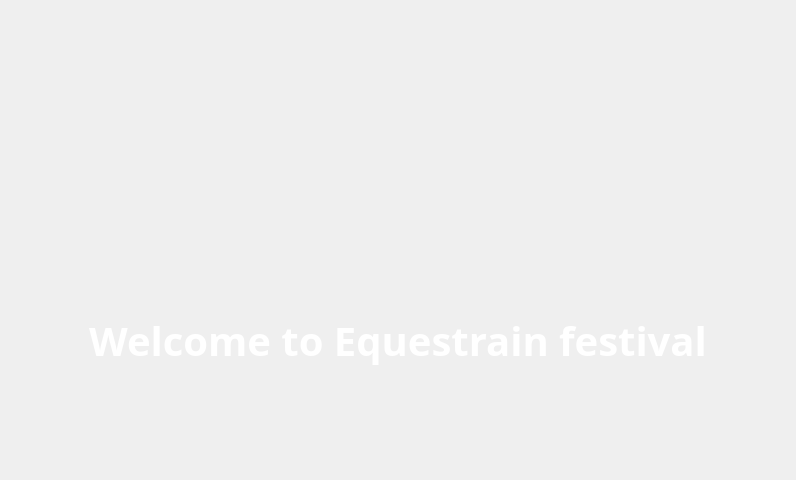
<?xml version="1.0" encoding="UTF-8"?>
<ui version="4.0">
 <class>Form</class>
 <widget class="QWidget" name="Form">
  <property name="geometry">
   <rect>
    <x>0</x>
    <y>0</y>
    <width>796</width>
    <height>480</height>
   </rect>
  </property>
  <property name="sizePolicy">
   <sizepolicy hsizetype="Expanding" vsizetype="Expanding">
    <horstretch>0</horstretch>
    <verstretch>0</verstretch>
   </sizepolicy>
  </property>
  <property name="palette">
   <palette>
    <active>
     <colorrole role="WindowText">
      <brush brushstyle="SolidPattern">
       <color alpha="255">
        <red>255</red>
        <green>255</green>
        <blue>0</blue>
       </color>
      </brush>
     </colorrole>
    </active>
    <inactive>
     <colorrole role="WindowText">
      <brush brushstyle="SolidPattern">
       <color alpha="255">
        <red>255</red>
        <green>255</green>
        <blue>0</blue>
       </color>
      </brush>
     </colorrole>
    </inactive>
    <disabled>
     <colorrole role="WindowText">
      <brush brushstyle="SolidPattern">
       <color alpha="255">
        <red>120</red>
        <green>120</green>
        <blue>120</blue>
       </color>
      </brush>
     </colorrole>
    </disabled>
   </palette>
  </property>
  <property name="font">
   <font>
    <family>微软雅黑</family>
    <pointsize>24</pointsize>
    <weight>75</weight>
    <bold>true</bold>
   </font>
  </property>
  <property name="cursor">
   <cursorShape>CrossCursor</cursorShape>
  </property>
  <property name="windowTitle">
   <string>Form</string>
  </property>
  <property name="autoFillBackground">
   <bool>true</bool>
  </property>
  <layout class="QVBoxLayout" name="verticalLayout">
   <property name="spacing">
    <number>0</number>
   </property>
   <property name="leftMargin">
    <number>0</number>
   </property>
   <property name="topMargin">
    <number>0</number>
   </property>
   <property name="rightMargin">
    <number>0</number>
   </property>
   <property name="bottomMargin">
    <number>0</number>
   </property>
   <item>
    <spacer name="verticalSpacer_2">
     <property name="orientation">
      <enum>Qt::Vertical</enum>
     </property>
     <property name="sizeType">
      <enum>QSizePolicy::Preferred</enum>
     </property>
     <property name="sizeHint" stdset="0">
      <size>
       <width>20</width>
       <height>40</height>
      </size>
     </property>
    </spacer>
   </item>
   <item>
    <widget class="QLabel" name="lbl_title">
     <property name="palette">
      <palette>
       <active>
        <colorrole role="WindowText">
         <brush brushstyle="SolidPattern">
          <color alpha="255">
           <red>255</red>
           <green>255</green>
           <blue>255</blue>
          </color>
         </brush>
        </colorrole>
       </active>
       <inactive>
        <colorrole role="WindowText">
         <brush brushstyle="SolidPattern">
          <color alpha="255">
           <red>255</red>
           <green>255</green>
           <blue>255</blue>
          </color>
         </brush>
        </colorrole>
       </inactive>
       <disabled>
        <colorrole role="WindowText">
         <brush brushstyle="SolidPattern">
          <color alpha="255">
           <red>120</red>
           <green>120</green>
           <blue>120</blue>
          </color>
         </brush>
        </colorrole>
       </disabled>
      </palette>
     </property>
     <property name="font">
      <font>
       <pointsize>38</pointsize>
      </font>
     </property>
     <property name="text">
      <string/>
     </property>
     <property name="pixmap">
      <pixmap>../../database/吉吉/SCB/app/images/zxs.png</pixmap>
     </property>
     <property name="alignment">
      <set>Qt::AlignCenter</set>
     </property>
    </widget>
   </item>
   <item>
    <widget class="QLabel" name="lbl_content">
     <property name="palette">
      <palette>
       <active>
        <colorrole role="WindowText">
         <brush brushstyle="SolidPattern">
          <color alpha="255">
           <red>255</red>
           <green>255</green>
           <blue>255</blue>
          </color>
         </brush>
        </colorrole>
       </active>
       <inactive>
        <colorrole role="WindowText">
         <brush brushstyle="SolidPattern">
          <color alpha="255">
           <red>255</red>
           <green>255</green>
           <blue>255</blue>
          </color>
         </brush>
        </colorrole>
       </inactive>
       <disabled>
        <colorrole role="WindowText">
         <brush brushstyle="SolidPattern">
          <color alpha="255">
           <red>120</red>
           <green>120</green>
           <blue>120</blue>
          </color>
         </brush>
        </colorrole>
       </disabled>
      </palette>
     </property>
     <property name="font">
      <font>
       <pointsize>30</pointsize>
      </font>
     </property>
     <property name="text">
      <string>Welcome to Equestrain festival</string>
     </property>
     <property name="alignment">
      <set>Qt::AlignCenter</set>
     </property>
    </widget>
   </item>
   <item>
    <spacer name="verticalSpacer">
     <property name="orientation">
      <enum>Qt::Vertical</enum>
     </property>
     <property name="sizeType">
      <enum>QSizePolicy::Preferred</enum>
     </property>
     <property name="sizeHint" stdset="0">
      <size>
       <width>20</width>
       <height>40</height>
      </size>
     </property>
    </spacer>
   </item>
  </layout>
 </widget>
 <resources/>
 <connections/>
</ui>
